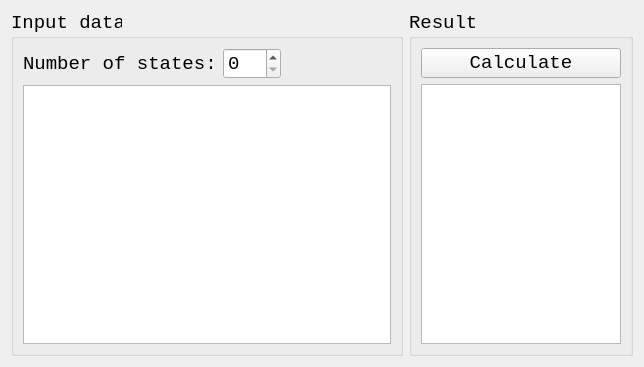
<?xml version="1.0" encoding="UTF-8"?>
<ui version="4.0">
 <class>Form</class>
 <widget class="QWidget" name="Form">
  <property name="geometry">
   <rect>
    <x>0</x>
    <y>0</y>
    <width>644</width>
    <height>367</height>
   </rect>
  </property>
  <property name="windowTitle">
   <string>Markov processes</string>
  </property>
  <layout class="QGridLayout" name="gridLayout">
   <item row="1" column="0">
    <widget class="QGroupBox" name="groupBox">
     <property name="font">
      <font>
       <family>Courier New</family>
       <pointsize>14</pointsize>
      </font>
     </property>
     <property name="title">
      <string>Input data</string>
     </property>
     <layout class="QGridLayout" name="gridLayout_2">
      <item row="0" column="0">
       <widget class="QLabel" name="labelStatesCount">
        <property name="sizePolicy">
         <sizepolicy hsizetype="Minimum" vsizetype="Preferred">
          <horstretch>0</horstretch>
          <verstretch>0</verstretch>
         </sizepolicy>
        </property>
        <property name="font">
         <font>
          <family>Courier New</family>
          <pointsize>14</pointsize>
         </font>
        </property>
        <property name="text">
         <string>Number of states:</string>
        </property>
       </widget>
      </item>
      <item row="0" column="1">
       <widget class="QSpinBox" name="spinBoxStatesCount"/>
      </item>
      <item row="0" column="2">
       <spacer name="horizontalSpacer">
        <property name="orientation">
         <enum>Qt::Horizontal</enum>
        </property>
        <property name="sizeHint" stdset="0">
         <size>
          <width>40</width>
          <height>20</height>
         </size>
        </property>
       </spacer>
      </item>
      <item row="1" column="0" colspan="3">
       <widget class="QTableWidget" name="tableWidgetMatrix"/>
      </item>
     </layout>
    </widget>
   </item>
   <item row="1" column="1">
    <widget class="QGroupBox" name="groupBox_2">
     <property name="sizePolicy">
      <sizepolicy hsizetype="Fixed" vsizetype="Preferred">
       <horstretch>0</horstretch>
       <verstretch>0</verstretch>
      </sizepolicy>
     </property>
     <property name="minimumSize">
      <size>
       <width>200</width>
       <height>0</height>
      </size>
     </property>
     <property name="font">
      <font>
       <family>Courier New</family>
       <pointsize>14</pointsize>
      </font>
     </property>
     <property name="title">
      <string>Result</string>
     </property>
     <layout class="QVBoxLayout" name="verticalLayout">
      <item>
       <widget class="QPushButton" name="pushButtonSolve">
        <property name="font">
         <font>
          <family>Courier New</family>
          <pointsize>14</pointsize>
         </font>
        </property>
        <property name="text">
         <string>Сalculate</string>
        </property>
       </widget>
      </item>
      <item>
       <widget class="QListWidget" name="listWidgetSolution">
        <property name="enabled">
         <bool>true</bool>
        </property>
        <property name="sizePolicy">
         <sizepolicy hsizetype="Preferred" vsizetype="Preferred">
          <horstretch>0</horstretch>
          <verstretch>0</verstretch>
         </sizepolicy>
        </property>
        <property name="maximumSize">
         <size>
          <width>200</width>
          <height>16777215</height>
         </size>
        </property>
       </widget>
      </item>
     </layout>
    </widget>
   </item>
  </layout>
 </widget>
 <resources/>
 <connections/>
</ui>
